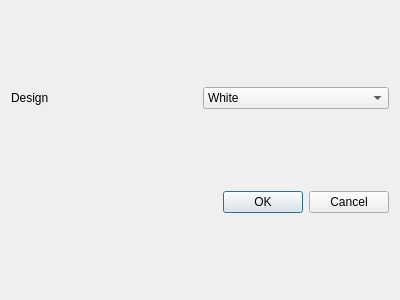
<?xml version="1.0" encoding="UTF-8"?>
<ui version="4.0">
 <class>settingsDialog</class>
 <widget class="QDialog" name="settingsDialog">
  <property name="geometry">
   <rect>
    <x>0</x>
    <y>0</y>
    <width>400</width>
    <height>300</height>
   </rect>
  </property>
  <property name="windowTitle">
   <string>Dialog</string>
  </property>
  <layout class="QGridLayout" name="gridLayout">
   <item row="0" column="0">
    <widget class="QLabel" name="label">
     <property name="text">
      <string>Design</string>
     </property>
    </widget>
   </item>
   <item row="0" column="1">
    <widget class="QComboBox" name="comboBox_design">
     <item>
      <property name="text">
       <string>White</string>
      </property>
     </item>
     <item>
      <property name="text">
       <string>Black</string>
      </property>
     </item>
    </widget>
   </item>
   <item row="1" column="0" colspan="2">
    <widget class="QDialogButtonBox" name="buttonBox">
     <property name="orientation">
      <enum>Qt::Horizontal</enum>
     </property>
     <property name="standardButtons">
      <set>QDialogButtonBox::Cancel|QDialogButtonBox::Ok</set>
     </property>
    </widget>
   </item>
  </layout>
 </widget>
 <resources/>
 <connections>
  <connection>
   <sender>buttonBox</sender>
   <signal>accepted()</signal>
   <receiver>settingsDialog</receiver>
   <slot>accept()</slot>
   <hints>
    <hint type="sourcelabel">
     <x>248</x>
     <y>254</y>
    </hint>
    <hint type="destinationlabel">
     <x>157</x>
     <y>274</y>
    </hint>
   </hints>
  </connection>
  <connection>
   <sender>buttonBox</sender>
   <signal>rejected()</signal>
   <receiver>settingsDialog</receiver>
   <slot>reject()</slot>
   <hints>
    <hint type="sourcelabel">
     <x>316</x>
     <y>260</y>
    </hint>
    <hint type="destinationlabel">
     <x>286</x>
     <y>274</y>
    </hint>
   </hints>
  </connection>
 </connections>
</ui>
